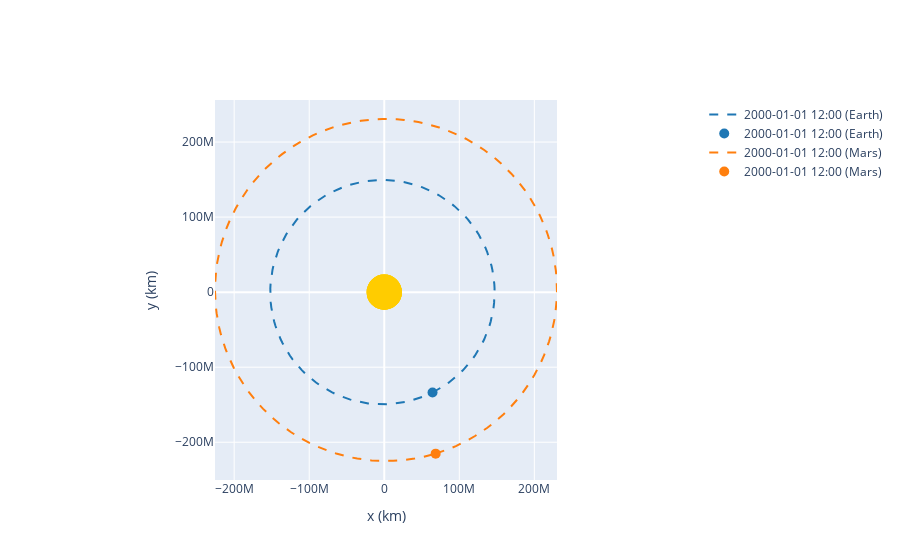

Notebook code cell kept with this figure:
### Code cell
from poliastro.plotting import OrbitPlotter2D

op = OrbitPlotter2D()
op.plot(orbit_earth, label="Earth")
op.plot(orbit_mars, label="Mars")
#op.plot(orb3, label="transfer")
#op.plot(orb4, label="arrival")
#op.plot(orb3, label="Transfer orbit - Hohmann transfer")
#op.plot(orb4, label="Final orbit - GEO")

### Figure 1 — Plotly figure (JSON) as saved in the notebook; plotly's stock layout.template omitted (floating-point values rounded to 4 significant figures; data arrays with more than 128 entries replaced by an {"elided": "..."} marker saying what was removed)
{"data": [{"hoverinfo": "none", "line": {"color": "rgb(31, 119, 180)", "dash": "dash", "width": 2}, "mode": "lines", "name": "2000-01-01 12:00 (Earth)", "type": "scatter", "x": {"elided": "150 float values"}, "y": {"elided": "150 float values"}}, {"marker": {"color": "rgb(31, 119, 180)", "size": 10}, "mode": "markers", "name": "2000-01-01 12:00 (Earth)", "type": "scatter", "x": [64300000.0], "y": [-133700000.0]}, {"hoverinfo": "none", "line": {"color": "rgb(255, 127, 14)", "dash": "dash", "width": 2}, "mode": "lines", "name": "2000-01-01 12:00 (Mars)", "type": "scatter", "x": {"elided": "150 float values"}, "y": {"elided": "150 float values"}}, {"marker": {"color": "rgb(255, 127, 14)", "size": 10}, "mode": "markers", "name": "2000-01-01 12:00 (Mars)", "type": "scatter", "x": [68490000.0], "y": [-215200000.0]}], "layout": {"autosize": true, "shapes": [{"fillcolor": "#ffcc00", "line": {"color": "#ffcc00"}, "opacity": 1, "type": "circle", "x0": -22060000.0, "x1": 22060000.0, "xref": "x", "y0": -22060000.0, "y1": 22060000.0, "yref": "y"}, {"fillcolor": "#ffcc00", "line": {"color": "#ffcc00"}, "opacity": 1, "type": "circle", "x0": -22060000.0, "x1": 22060000.0, "xref": "x", "y0": -22060000.0, "y1": 22060000.0, "yref": "y"}, {"fillcolor": "#ffcc00", "line": {"color": "#ffcc00"}, "opacity": 1, "type": "circle", "x0": -22060000.0, "x1": 22060000.0, "xref": "x", "y0": -22060000.0, "y1": 22060000.0, "yref": "y"}, {"fillcolor": "#ffcc00", "line": {"color": "#ffcc00"}, "opacity": 1, "type": "circle", "x0": -22060000.0, "x1": 22060000.0, "xref": "x", "y0": -22060000.0, "y1": 22060000.0, "yref": "y"}], "xaxis": {"constrain": "domain", "title": {"text": "x (km)"}}, "yaxis": {"scaleanchor": "x", "title": {"text": "y (km)"}}}}
